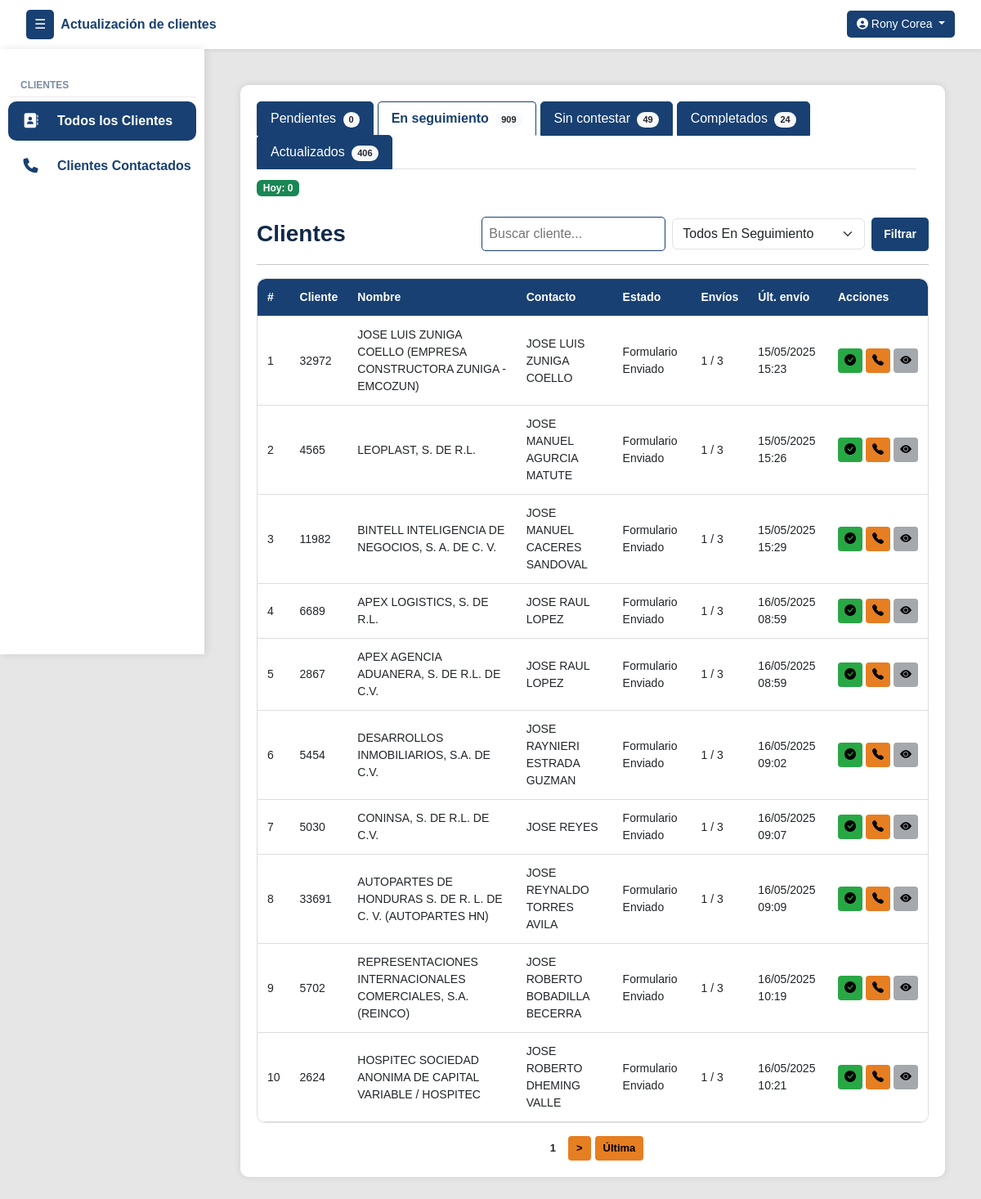
Page /clientes/seguimiento/ (signed in) on the earlier database version.
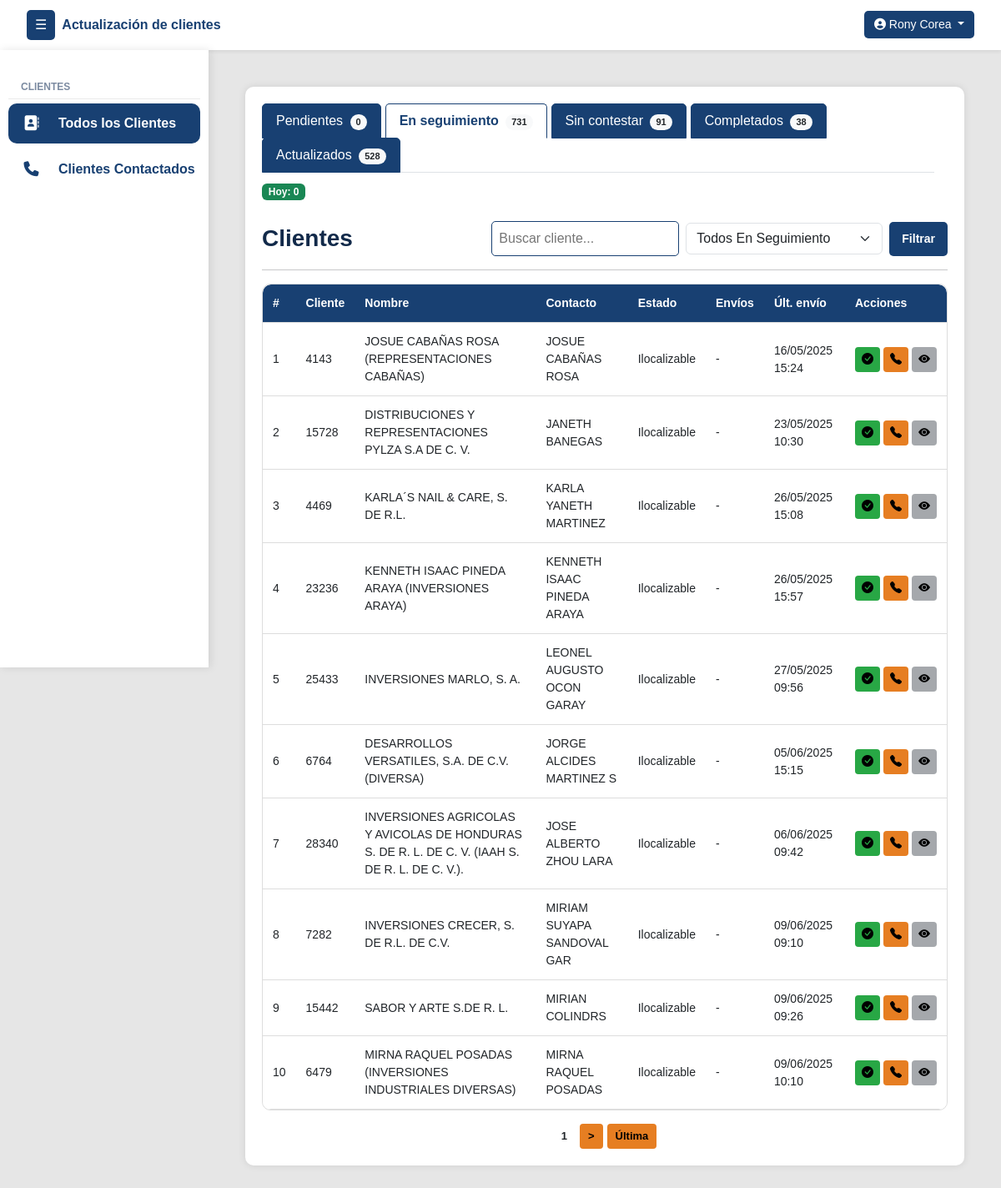
Same page on the later database version.
### clientes/models.py (models this page shows, shortened)
class Cliente(models.Model):
    numero_cliente = models.CharField(max_length=50, unique=True)
    nombre_cliente = models.CharField(max_length=255)
    contacto_cliente = models.CharField(max_length=255)
    contacto_cargo = models.CharField(max_length=100, null=True, blank=True)
    telefono_cliente = models.CharField(max_length=50, null=True, blank=True)
    telefono_dos = models.CharField(max_length=50, null=True, blank=True)
    direccion = models.CharField(max_length=255, null=True, blank=True)
    correo = models.CharField(max_length=254, null=True, blank=True)
    estado_actual = models.ForeignKey(EstadoReporte, on_delete=models.SET_NULL, null=True, blank=True, default=1)
    asignado_inicial = models.ForeignKey(User, on_delete=models.SET_NULL, null=True, blank=True, related_name='clientes_asignados_inicialmente')
    asignado_usuario = models.ForeignKey(User, on_delete=models.SET_NULL, null=True, blank=True, related_name='clientes_asignados')
    veces_contactado = models.PositiveIntegerField(default=0)
    sin_contestar = models.PositiveIntegerField(default=0)
    formulario_sin_contestar = models.PositiveIntegerField(default=0)
    ultima_llamada_no_contesto = models.DateTimeField(null=True, blank=True)
    ultimo_envio_formulario = models.DateTimeField(null=True, blank=True)

class EstadoReporte(models.Model):
    nombre = models.CharField(max_length=100, unique=True)
    creado_por = models.ForeignKey(User, on_delete=models.SET_NULL, null=True, blank=True)
    creado_en = models.DateTimeField(auto_now_add=True)
    estado = models.CharField(max_length=50, choices=[('activo', 'Activo'), ('inactivo', 'Inactivo')])
    intentos = models.PositiveIntegerField(default=0)
    genera_movimiento = models.BooleanField(default=True)

class HistorialEstadoSinMovimiento(models.Model):
    cliente = models.ForeignKey(Cliente, on_delete=models.CASCADE, related_name='historial_sin_movimiento')
    estado = models.ForeignKey(EstadoReporte, on_delete=models.SET_NULL, null=True)
    actualizado_por = models.ForeignKey(User, on_delete=models.SET_NULL, null=True)
    actualizado_por_admin = models.ForeignKey(User, on_delete=models.SET_NULL, null=True, blank=True, related_name='historial_admin')
    nota = models.CharField(max_length=500, blank=True)
    fecha_hora = models.DateTimeField(auto_now_add=True)
    genera_movimiento = models.BooleanField(default=False)

### clientes/views.py (the view)
# urls.py: path('clientes/seguimiento/', vistasClientes.clientes_seguimiento, name='clientes_seguimiento'),
@login_required
def clientes_seguimiento(request):
    hoy = timezone.localdate()
    usuario = request.user
    if not usuario.groups.filter(name="estandar_group").exists():
        messages.error(request, "Acceso no permitido.")
        return redirect("login")
    search_query = request.GET.get("q", "").strip()
    estado_query = request.GET.get("estado", "").strip().lower()
    estados_seguimiento = EstadoReporte.objects.filter(
        genera_movimiento=False
    ).exclude(nombre__iexact="pendiente").exclude(nombre__iexact="no contestó")
    subquery_ultima_historial = HistorialEstadoSinMovimiento.objects.filter(
        cliente=OuterRef('pk')
    ).order_by('-fecha_hora').values('fecha_hora')[:1]
    clientes_seguimiento_qs = Cliente.objects.filter(
        asignado_usuario=usuario,
        estado_actual__in=estados_seguimiento
    ).annotate(
        ultima_fecha_hist=Subquery(subquery_ultima_historial, output_field=DateTimeField())
    )
    if search_query:
        clientes_seguimiento_qs = clientes_seguimiento_qs.filter(
            Q(nombre_cliente__icontains=search_query) |
            Q(numero_cliente__icontains=search_query) |
            Q(contacto_cliente__icontains=search_query)
        )
    if estado_query:
        clientes_seguimiento_qs = clientes_seguimiento_qs.filter(estado_actual__nombre__iexact=estado_query)
    clientes_seguimiento_qs = clientes_seguimiento_qs.order_by('ultima_fecha_hist')
    clientes_seguimiento = paginar_queryset(request, clientes_seguimiento_qs, 'seguimiento')
    movimientos_usuario = MovimientoEstado.objects.filter(cliente=OuterRef('pk'), actualizado_por=usuario)
    primer_movimiento_qs = MovimientoEstado.objects.filter(cliente=OuterRef('pk')).order_by('fecha_hora')
    primer_movimiento_usuario = Subquery(primer_movimiento_qs.values('actualizado_por')[:1])
    primer_movimiento_estado = Subquery(primer_movimiento_qs.values('estado__nombre')[:1])
    clientes_sin_actualizar_qs = Cliente.objects.annotate(
        tiene_movimiento_usuario=Exists(movimientos_usuario),
        primer_usuario_id=primer_movimiento_usuario,
        primer_estado_nombre=primer_movimiento_estado
    ).filter(
        (Q(tiene_movimiento_usuario=True) & ~Q(estado_actual__nombre__iexact="actualizado")) |
        (Q(estado_actual__nombre__iexact="actualizado") & Q(primer_usuario_id=usuario.id) & ~Q(primer_estado_nombre__iexact="actualizado"))
    )
    estados_reporte_filtro = EstadoReporte.objects.filter(
        id__in=Cliente.objects.filter(
            asignado_usuario=usuario,
            estado_actual__in=estados_seguimiento
        ).values_list('estado_actual', flat=True).distinct()
    )
    estados_reporte = EstadoReporte.objects.filter(estado="activo") \
        .exclude(nombre__iexact="pendiente") \
        .exclude(nombre__iexact="no localizado") \
        .exclude(nombre__iexact="por localizar") \
        .exclude(nombre__iexact="formulario sin respuesta") \
        .exclude(nombre__iexact="cerrado (por admin)")
    actualizados_hoy_qs = Cliente.objects.filter(
        estado_actual__nombre__iexact="actualizado",
        movimientos__estado__nombre__iexact="actualizado",
        movimientos__actualizado_por=usuario,
        movimientos__fecha_hora__date=hoy
    ).distinct()
    clientes_sin_actualizar_hoy_qs = Cliente.objects.annotate(
        tiene_movimiento_usuario=Exists(movimientos_usuario),
        primer_usuario_id=primer_movimiento_qs.values('actualizado_por')[:1],
        primer_estado_nombre=primer_movimiento_qs.values('estado__nombre')[:1]
    ).filter(
        Q(movimientos__fecha_hora__date=hoy),
        (Q(tiene_movimiento_usuario=True) & ~Q(estado_actual__nombre__iexact="actualizado")) |
        (Q(estado_actual__nombre__iexact="actualizado") & Q(primer_usuario_id=usuario.id) & ~Q(primer_estado_nombre__iexact="actualizado"))
    ).distinct()
    return render(request, 'clientes/clientes.html', {
        "clientes_seguimiento": clientes_seguimiento,
        "estado_reporte": estados_reporte,
        "estado_reporte_filtro": estados_reporte_filtro,
        "estado_seguimiento": EstadoReporte.objects.filter(nombre__iexact="formulario enviado").first(),
        "view_type": "seguimiento",
        "search_query": search_query,
        "estado_query": estado_query,
        "count_pendientes": Cliente.objects.filter(asignado_usuario=usuario, estado_actual__nombre__iexact="pendiente").count(),
        "count_seguimiento": clientes_seguimiento_qs.count(),
        "count_no_contesto": Cliente.objects.filter(asignado_usuario=usuario, estado_actual__nombre__iexact="no contestó").count(),
        "count_actualizados": Cliente.objects.filter(
            estado_actual__nombre__iexact="actualizado",
            movimientos__estado__nombre__iexact="actualizado",
            movimientos__actualizado_por=usuario
        ).distinct().count(),
        "count_sin_actualizar": clientes_sin_actualizar_qs.count(),
        "count_actualizados_hoy": actualizados_hoy_qs.count() + clientes_sin_actualizar_hoy_qs.count(),
    })

### UpdateTracker/templatetags/group_filters.py (called while the page is built)
@register.filter(name='has_group')
def has_group(user, group_name):
    return user.groups.filter(name=group_name).exists()

### clientes/views.py (called while the page is built)
def paginar_queryset(request, queryset, param, por_pagina=10):
    paginator = Paginator(queryset, por_pagina)
    pagina = request.GET.get(param)
    return paginator.get_page(pagina)

### templates/clientes/clientes.html (shortened to what the changed rows need)
{% extends 'layout/layout.html' %}
{% block content %}
<div class="container">
    <div class="tabs-container d-flex justify-content-between align-items-center flex-wrap">
        <ul class="nav nav-tabs flex-grow-1 me-3" id="clienteTabs" role="tablist">
            <li class="nav-item" role="presentation">
                <a class="nav-link {% if view_type == 'seguimiento' %}active{% endif %}" id="seguimiento-tab" href="{% url 'clientes_seguimiento' %}" role="tab" aria-controls="seguimiento" aria-selected="false">
                    En seguimiento <span class="badge rounded-pill bg-light text-dark ms-1" id="countSeguimiento">{{ count_seguimiento }}</span>
                </a>
            </li>
            <li class="nav-item" role="presentation">
                <a class="nav-link {% if view_type == 'nocontesto' %}active{% endif %}" id="nocontesto-tab" href="{% url 'clientes_sin_contestar' %}" role="tab" aria-controls="nocontesto" aria-selected="false">
                    Sin contestar <span class="badge rounded-pill bg-light text-dark ms-1" id="countNoContesto">{{ count_no_contesto }}</span>
                </a>
            </li>
            <li class="nav-item" role="presentation">
                <a class="nav-link {% if view_type == 'sin_actualizar' %}active{% endif %}" id="sinactualizar-tab" href="{% url 'clientes_sin_actualizar' %}" role="tab" aria-controls="sinactualizar" aria-selected="false">
                    Completados <span class="badge rounded-pill bg-light text-dark ms-1" id="countSinActualizar">{{ count_sin_actualizar }}</span>
                </a>
            </li>
            <li class="nav-item" role="presentation">
                <a class="nav-link {% if view_type == 'actualizados' %}active{% endif %}" id="actualizados-tab" href="{% url 'clientes_actualizados' %}" role="tab" aria-controls="actualizados" aria-selected="false">
                    Actualizados <span class="badge rounded-pill bg-light text-dark ms-1" id="countActualizados">{{ count_actualizados }}</span>
                </a>
            </li>
        </ul>
    </div>
    <div class="tab-content mt-4" id="clienteTabsContent">
        {% if view_type == 'seguimiento' %}
        <div class="tab-pane fade show active" id="seguimiento" role="tabpanel" aria-labelledby="seguimiento-tab">
            <div class="table-responsive">
                <table class="styled-table" id="tablaSeguimiento">
                    <thead>
                        <tr>
                            <th>#</th>
                            <th>Cliente</th>
                            <th>Nombre</th>
                            <th>Contacto</th>
                            <th>Estado</th>
                            <th>Envíos</th>
                            <th>Últ. envío</th>
                            <th>Acciones</th>
                        </tr>
                    </thead>
                    <tbody>
                        {% for cliente in clientes_seguimiento %}
                        <tr>
                            <td>{{ forloop.counter }}</td>
                            <td>{{ cliente.numero_cliente }}</td>
                            <td>{{ cliente.nombre_cliente }}</td>
                            <td>{{ cliente.contacto_cliente }}</td>
                            <td>{{ cliente.estado_actual.nombre }}</td>
                            <td>
                                {% if cliente.estado_actual.nombre|lower == "formulario enviado" %}
                                    {{ cliente.formulario_sin_contestar }} / {{ cliente.estado_actual.intentos }}
                                {% else %}
                                    -
                                {% endif %}
                            </td>
                            <td>
                                {% with ultimo_historial=cliente.historial_sin_movimiento.last %}
                                    {% if ultimo_historial %}
                                        {{ ultimo_historial.fecha_hora|date:"d/m/Y H:i" }}
                                    {% else %}
                                        -
                                    {% endif %}
                                {% endwith %}
                            </td>
                            <td class="text-center">
                                <div class="acciones-btns">
                                    <form method="POST" action="{% url 'actualizar_estado_cliente' %}" class="form-actualizar-cliente">
                                        <button type="button" class="btn btn-accion btn-actualizar" title="Actualizar cliente">
                                            <i class="bi bi-check-circle-fill"></i>
                                        </button>
                                    </form>
                                    <button class="btn btn-accion btn-llamar btn-abrir-modal"
                                            data-bs-toggle="modal"
                                            data-bs-target="#modalReportarCliente"
                                            data-id="{{ cliente.id }}"
                                            data-numero="{{ cliente.numero_cliente }}"
                                            data-nombre="{{ cliente.nombre_cliente }}"
                                            data-contacto="{{ cliente.contacto_cliente }}"
                                            data-telefono="{{ cliente.telefono_cliente|default_if_none:'' }}"
                                            data-telefono2="{{ cliente.telefono_dos|default_if_none:'' }}"
                                            data-correo="{{ cliente.correo|default_if_none:'' }}"
                                            data-direccion="{{ cliente.direccion|default_if_none:'' }}"
                                            data-cargo="{{ cliente.contacto_cargo|default_if_none:'' }}">
                                        <i class="bi bi-telephone-fill"></i>
                                    </button>
                                    <button class="btn btn-accion btn-detalle"
                                            title="Detalle"
                                            data-bs-toggle="modal"
                                            data-bs-target="#modalDetalle{{ cliente.id }}">
                                        <i class="bi bi-eye-fill"></i>
                                    </button>
                                </div>
                            </td>
                        </tr>
                        {% empty %}
                        <tr>
                            <td colspan="8" class="text-center">No hay clientes en seguimiento.</td>
                        </tr>
                        {% endfor %}
                    </tbody>
                </table>
            </div>
        </div>
        {% endif %}
    </div>
{% endblock %}

Differences in the rows shown:
no longer on this page (row edited): Cliente: numero_cliente "32972", nombre_cliente "JOSE LUIS ZUNIGA COELLO (EMPRESA CONSTRUCTORA ZUNIGA - EMCOZUN)", contacto_cliente "JOSE LUIS ZUNIGA COELLO", estado_actual.nombre "Formulario Enviado", formulario_sin_contestar "1", estado_actual.intentos "3", historial_sin_movimiento.last.fecha_hora "15/05/2025 15:23"
no longer on this page (row edited): Cliente: numero_cliente "4565", nombre_cliente "LEOPLAST, S. DE R.L.", contacto_cliente "JOSE MANUEL AGURCIA MATUTE", estado_actual.nombre "Formulario Enviado", formulario_sin_contestar "1", estado_actual.intentos "3", historial_sin_movimiento.last.fecha_hora "15/05/2025 15:26"
no longer on this page (row edited): Cliente: numero_cliente "11982", nombre_cliente "BINTELL INTELIGENCIA DE NEGOCIOS, S. A. DE C. V.", contacto_cliente "JOSE MANUEL CACERES SANDOVAL", estado_actual.nombre "Formulario Enviado", formulario_sin_contestar "1", estado_actual.intentos "3", historial_sin_movimiento.last.fecha_hora "15/05/2025 15:29"
no longer on this page (row edited): Cliente: numero_cliente "6689", nombre_cliente "APEX LOGISTICS, S. DE R.L.", contacto_cliente "JOSE RAUL LOPEZ", estado_actual.nombre "Formulario Enviado", formulario_sin_contestar "1", estado_actual.intentos "3", historial_sin_movimiento.last.fecha_hora "16/05/2025 08:59"
no longer on this page (row edited): Cliente: numero_cliente "2867", nombre_cliente "APEX AGENCIA ADUANERA, S. DE R.L. DE C.V.", contacto_cliente "JOSE RAUL LOPEZ", estado_actual.nombre "Formulario Enviado", formulario_sin_contestar "1", estado_actual.intentos "3", historial_sin_movimiento.last.fecha_hora "16/05/2025 08:59"
no longer on this page (row edited): Cliente: numero_cliente "5454", nombre_cliente "DESARROLLOS INMOBILIARIOS, S.A. DE C.V.", contacto_cliente "JOSE RAYNIERI ESTRADA GUZMAN", estado_actual.nombre "Formulario Enviado", formulario_sin_contestar "1", estado_actual.intentos "3", historial_sin_movimiento.last.fecha_hora "16/05/2025 09:02"
no longer on this page (row edited): Cliente: numero_cliente "5030", nombre_cliente "CONINSA, S. DE R.L. DE C.V.", contacto_cliente "JOSE REYES", estado_actual.nombre "Formulario Enviado", formulario_sin_contestar "1", estado_actual.intentos "3", historial_sin_movimiento.last.fecha_hora "16/05/2025 09:07"
no longer on this page (row edited): Cliente: numero_cliente "33691", nombre_cliente "AUTOPARTES DE HONDURAS S. DE R. L. DE C. V. (AUTOPARTES HN)", contacto_cliente "JOSE REYNALDO TORRES AVILA", estado_actual.nombre "Formulario Enviado", formulario_sin_contestar "1", estado_actual.intentos "3", historial_sin_movimiento.last.fecha_hora "16/05/2025 09:09"
no longer on this page (row edited): Cliente: numero_cliente "5702", nombre_cliente "REPRESENTACIONES INTERNACIONALES COMERCIALES, S.A.(REINCO)", contacto_cliente "JOSE ROBERTO BOBADILLA BECERRA", estado_actual.nombre "Formulario Enviado", formulario_sin_contestar "1", estado_actual.intentos "3", historial_sin_movimiento.last.fecha_hora "16/05/2025 10:19"
no longer on this page (row edited): Cliente: numero_cliente "2624", nombre_cliente "HOSPITEC SOCIEDAD ANONIMA DE CAPITAL VARIABLE / HOSPITEC", contacto_cliente "JOSE ROBERTO DHEMING VALLE", estado_actual.nombre "Formulario Enviado", formulario_sin_contestar "1", estado_actual.intentos "3", historial_sin_movimiento.last.fecha_hora "16/05/2025 10:21"
now on this page (row unchanged): Cliente: numero_cliente "4143", nombre_cliente "JOSUE CABAÑAS ROSA (REPRESENTACIONES CABAÑAS)", contacto_cliente "JOSUE CABAÑAS ROSA", estado_actual.nombre "Ilocalizable", historial_sin_movimiento.last.fecha_hora "16/05/2025 15:24"
now on this page (row unchanged): Cliente: numero_cliente "15728", nombre_cliente "DISTRIBUCIONES Y REPRESENTACIONES PYLZA S.A DE C. V.", contacto_cliente "JANETH BANEGAS", estado_actual.nombre "Ilocalizable", historial_sin_movimiento.last.fecha_hora "23/05/2025 10:30"
now on this page (row unchanged): Cliente: numero_cliente "4469", nombre_cliente "KARLA´S NAIL & CARE, S. DE R.L.", contacto_cliente "KARLA YANETH MARTINEZ", estado_actual.nombre "Ilocalizable", historial_sin_movimiento.last.fecha_hora "26/05/2025 15:08"
now on this page (row unchanged): Cliente: numero_cliente "23236", nombre_cliente "KENNETH ISAAC PINEDA ARAYA (INVERSIONES ARAYA)", contacto_cliente "KENNETH ISAAC PINEDA ARAYA", estado_actual.nombre "Ilocalizable", historial_sin_movimiento.last.fecha_hora "26/05/2025 15:57"
now on this page (row unchanged): Cliente: numero_cliente "25433", nombre_cliente "INVERSIONES MARLO, S. A.", contacto_cliente "LEONEL AUGUSTO OCON GARAY", estado_actual.nombre "Ilocalizable", historial_sin_movimiento.last.fecha_hora "27/05/2025 09:56"
now on this page (row unchanged): Cliente: numero_cliente "6764", nombre_cliente "DESARROLLOS VERSATILES, S.A. DE C.V. (DIVERSA)", contacto_cliente "JORGE ALCIDES MARTINEZ S", estado_actual.nombre "Ilocalizable", historial_sin_movimiento.last.fecha_hora "05/06/2025 15:15"
now on this page (row unchanged): Cliente: numero_cliente "28340", nombre_cliente "INVERSIONES AGRICOLAS Y AVICOLAS DE HONDURAS S. DE R. L. DE C. V. (IAAH S. DE R. L. DE C. V.).", contacto_cliente "JOSE ALBERTO ZHOU LARA", estado_actual.nombre "Ilocalizable", historial_sin_movimiento.last.fecha_hora "06/06/2025 09:42"
now on this page (row unchanged): Cliente: numero_cliente "7282", nombre_cliente "INVERSIONES CRECER, S. DE R.L. DE C.V.", contacto_cliente "MIRIAM SUYAPA SANDOVAL GAR", estado_actual.nombre "Ilocalizable", historial_sin_movimiento.last.fecha_hora "09/06/2025 09:10"
now on this page (row unchanged): Cliente: numero_cliente "15442", nombre_cliente "SABOR Y ARTE S.DE R. L.", contacto_cliente "MIRIAN COLINDRS", estado_actual.nombre "Ilocalizable", historial_sin_movimiento.last.fecha_hora "09/06/2025 09:26"
now on this page (row unchanged): Cliente: numero_cliente "6479", nombre_cliente "MIRNA RAQUEL POSADAS (INVERSIONES INDUSTRIALES DIVERSAS)", contacto_cliente "MIRNA RAQUEL POSADAS", estado_actual.nombre "Ilocalizable", historial_sin_movimiento.last.fecha_hora "09/06/2025 10:10"
Other differences:
{{ count_seguimiento }}: "909" → "731"
{{ count_no_contesto }}: "49" → "91"
{{ count_sin_actualizar }}: "24" → "38"
{{ count_actualizados }}: "406" → "528"
